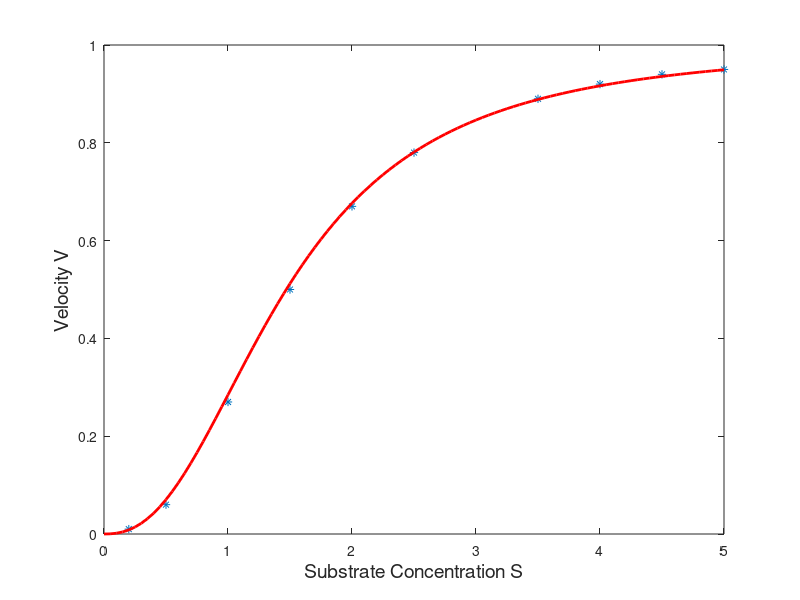
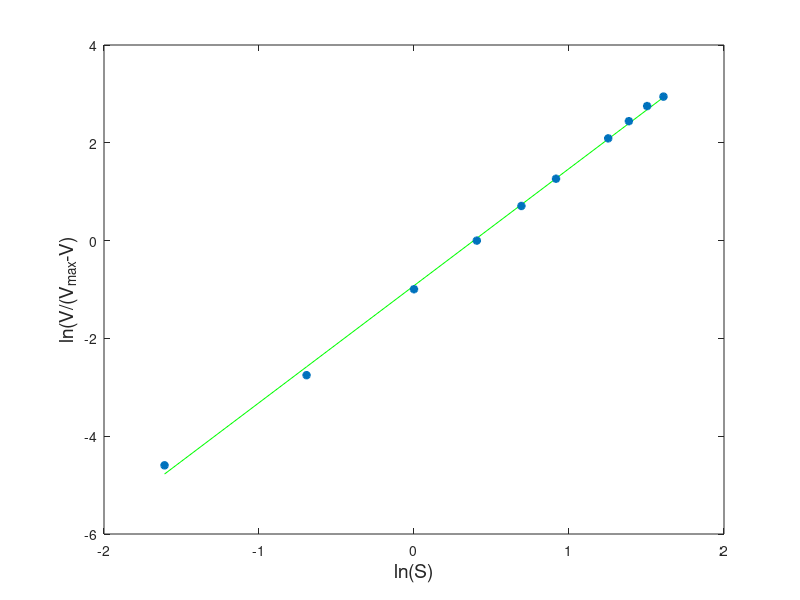

These charts were generated, in order, by the following MATLAB code:
S=[.2;.5;1;1.5;2;2.5;3.5;4;4.5;5];
vmax = 1;
V=[.01;.060;.27;.50;.67;.78;.89;.92;.94;.95];
G=log(V./(1-V));
ls=log(S);

p=polyfit(ls,G,1)  % find a linear fir to G vs log(S)
Km = exp(-p(2)/p(1))
f=p(1)*ls+p(2);

s=[0:100]/20;
n=p(1)
km = exp(-p(2));
gv=s.^n./(s.^n+km);
figure(1);
plot(S,V,'*',s,gv,'r','linewidth',2)
xlabel('Substrate Concentration S','fontsize',14)
ylabel('Velocity V','fontsize',14)


figure(2);
plot(ls,f,'g',ls,G,'*','linewidth',2)
xlabel('ln(S)','fontsize',14);
ylabel('ln(V/(V_{max}-V)','fontsize',14)
 
